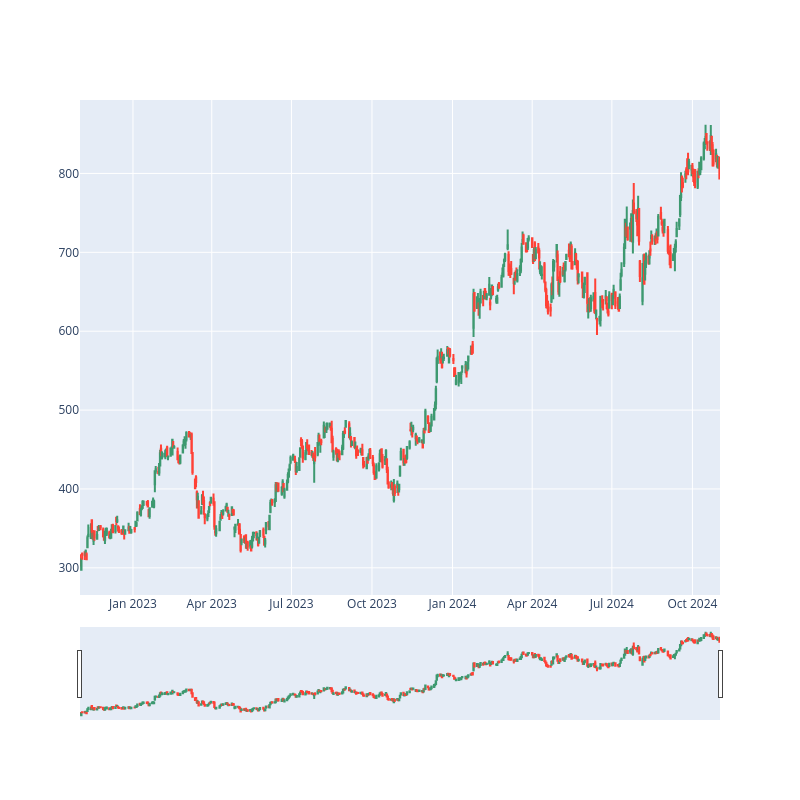

Notebook source saved alongside this figure:
### Code cell
fig = candle_plot(df)
fig.update_layout(width=800, height=800)

### Figure 1 — Plotly figure (JSON) as saved in the notebook; plotly's stock layout.template omitted (floating-point values rounded to 4 significant figures; data arrays with more than 128 entries replaced by an {"elided": "..."} marker saying what was removed)
{"data": [{"close": {"elided": "503 float values"}, "high": {"elided": "503 float values"}, "low": {"elided": "503 float values"}, "open": {"elided": "503 float values"}, "type": "candlestick", "x": {"elided": "503 str values"}}], "layout": {"height": 800, "width": 800, "xaxis": {"autorange": true, "range": ["2022-11-01 12:00", "2024-11-01 12:00"], "rangeslider": {"autorange": true, "range": ["2022-11-01 12:00", "2024-11-01 12:00"], "yaxis": {"_template": null, "rangemode": "match"}}, "type": "date"}, "yaxis": {"autorange": true, "range": [265.6, 893.1]}}}
